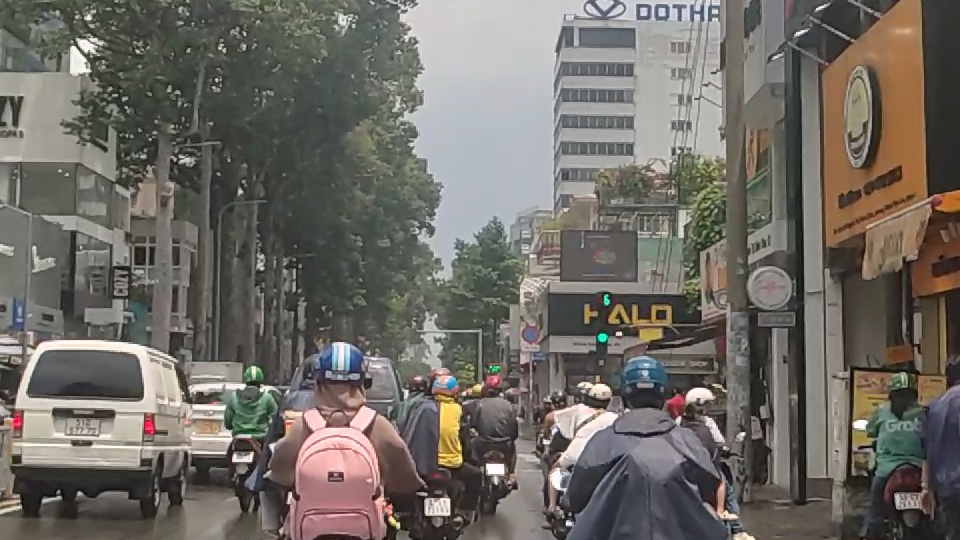
#> input picture data/raw/archive/images/0007.jpg, 960 x 540 px
$ python -i data_preprocessing.py   (imports and definitions only)   (older library calls are emulated)
#> lines starting #> are read from the running program, lines starting #| are printed output that depends on the picture
#> further down, picture is the input picture: shape (540, 960, 3); mean B, G, R 100.8, 107.1, 111.4

"""
Advanced Data Preprocessing Pipeline for Traffic Sign Detection
Features: Blur detection, Image enhancement, Data augmentation, YOLO format processing
"""

import os
import cv2
import numpy as np
import yaml
from pathlib import Path
from sklearn.model_selection import train_test_split
from tqdm import tqdm
import shutil
import logging
import matplotlib.pyplot as plt
import random
import json
from datetime import datetime

# Setup logging
# [1 line not run here, left out]
logger = logging.getLogger(__name__)

class DataPreprocessor:
    def __init__(self, config_path="config/yolo_config.yaml"):
        """Initialize data preprocessor with config"""
        with open(config_path, 'r', encoding='utf-8') as f:
            self.config = yaml.safe_load(f)

        self.raw_data_path = Path("data/raw/archive")
        self.processed_data_path = Path("data/processed")

        # Load class mappings
        self.classes = self.load_class_mappings()

        # Statistics tracking
        self.stats = {
            'total_images': 0,
            'valid_images': 0,
            'blurry_images': 0,
            'missing_labels': 0,
            'class_distribution': {},
            'augmented_images': 0
        }

    def load_class_mappings(self):
        """Load class mappings from files"""
        classes = {}

        # Load basic class names
        classes_file = self.raw_data_path / "classes.txt"
        if classes_file.exists():
            with open(classes_file, 'r', encoding='utf-8') as f:
                class_names = [line.strip() for line in f.readlines() if line.strip()]
                classes = {i: name for i, name in enumerate(class_names)}

        # Load English names
        classes_en_file = self.raw_data_path / "classes_en.txt"
        if classes_en_file.exists():
            with open(classes_en_file, 'r', encoding='utf-8') as f:
                en_names = [line.strip() for line in f.readlines() if line.strip()]
                for i, name in enumerate(en_names):
                    if i in classes:
                        classes[i] = {'id': classes[i], 'en': name}

        # Load Vietnamese names
        classes_vie_file = self.raw_data_path / "classes_vie.txt"
        if classes_vie_file.exists():
            with open(classes_vie_file, 'r', encoding='utf-8') as f:
                vie_names = [line.strip() for line in f.readlines() if line.strip()]
                for i, name in enumerate(vie_names):
                    if i in classes and isinstance(classes[i], dict):
                        classes[i]['vi'] = name
                    elif i in classes:
                        classes[i] = {'id': classes[i], 'vi': name}

        logger.info(f"Loaded {len(classes)} classes")
        return classes

    # [24 lines left out: function detect_blur, not called in this run]

    def enhance_image(self, image):
        """
        Enhance image quality using CLAHE and denoising
        """
        try:
            if len(image.shape) == 3:
                # Convert to LAB color space
                lab = cv2.cvtColor(image, cv2.COLOR_BGR2LAB)
#> lab: shape (540, 960, 3); mean of channels 0, 1, 2 114.3, 128.7, 132.3
                l, a, b = cv2.split(lab)
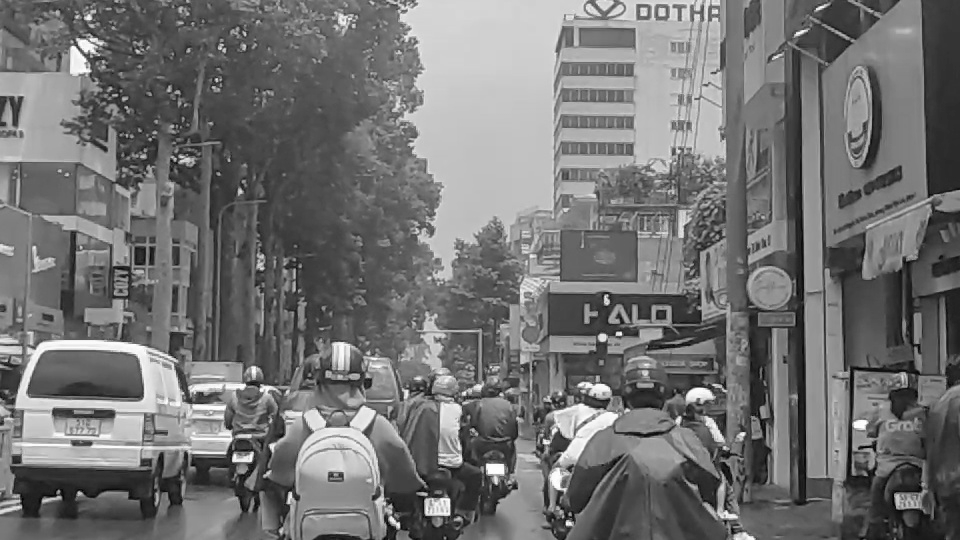
#> l: shape (540, 960); min 0, max 255, mean 114.3
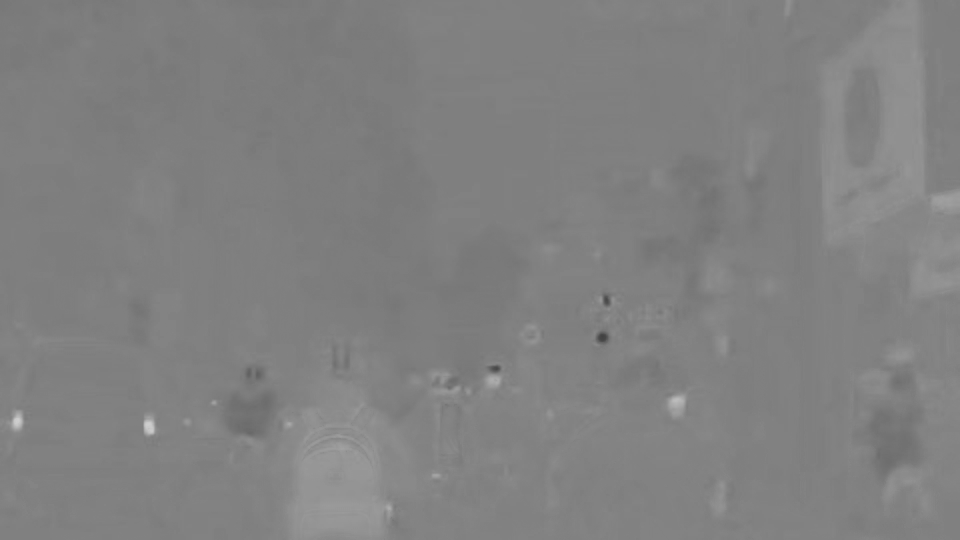
#> a: shape (540, 960); min 65, max 206, mean 128.7

                # Apply CLAHE to L channel
                clahe = cv2.createCLAHE(clipLimit=3.0, tileGridSize=(8,8))
                l = clahe.apply(l)
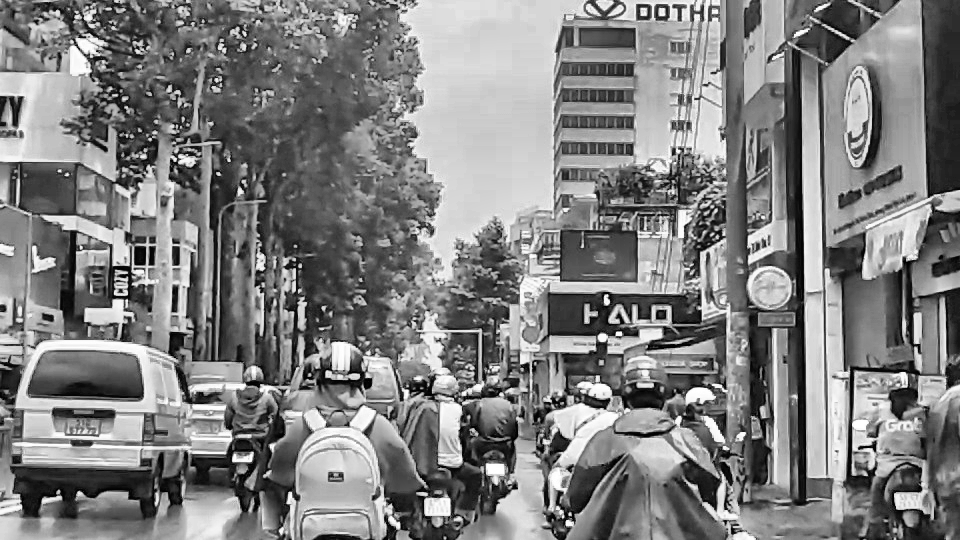
#> l: shape (540, 960); min 0, max 255, mean 128.1

                # Merge and convert back
                enhanced = cv2.merge([l, a, b])
#> enhanced: shape (540, 960, 3); mean of channels 0, 1, 2 128.1, 128.7, 132.3
                enhanced = cv2.cvtColor(enhanced, cv2.COLOR_LAB2BGR)
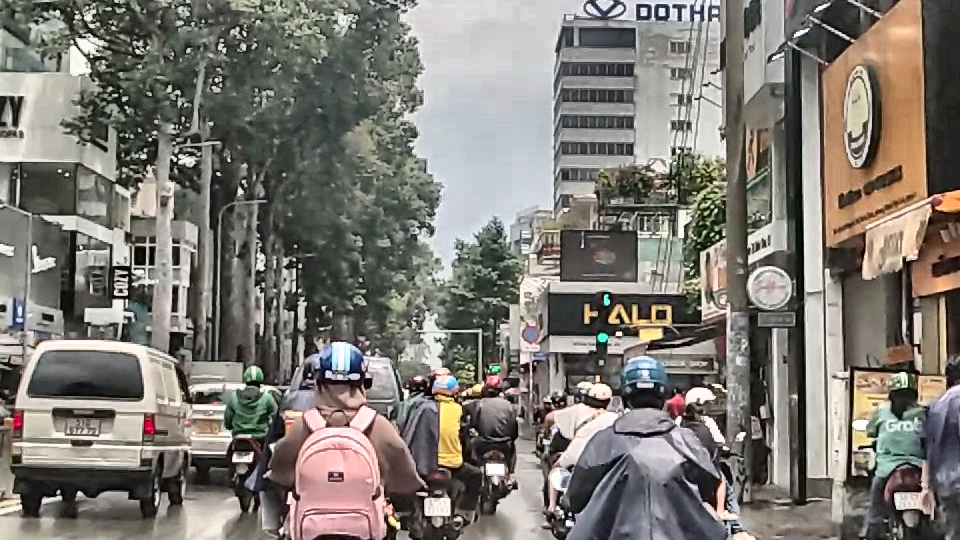
#> enhanced: shape (540, 960, 3); mean B, G, R 115.4, 122, 126.3
            else:
                # Grayscale image
                clahe = cv2.createCLAHE(clipLimit=3.0, tileGridSize=(8,8))
                enhanced = clahe.apply(image)

            # Denoise
            enhanced = cv2.fastNlMeansDenoisingColored(enhanced)

            return enhanced
        except Exception as e:
            logger.warning(f"Image enhancement failed: {e}")
            return image

    # [480 lines left out: functions load_yolo_annotations, save_yolo_annotations, augment_image, validate_sample, split_dataset, process_split and 5 more, not called in this run]

# [2 lines not run here, left out]

>>> import cv2
>>> picture = cv2.imread('../data/raw/archive/images/0007.jpg')
>>> result = DataPreprocessor().enhance_image(picture)

$ run again, on data/raw/archive/images/0075.jpg
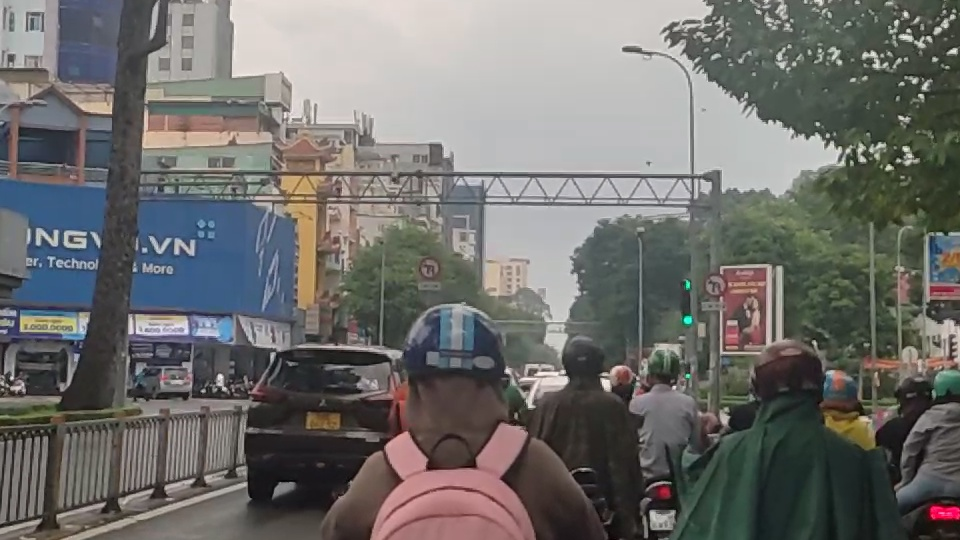
#> input picture data/raw/archive/images/0075.jpg, 960 x 540 px
#> picture is the input picture: shape (540, 960, 3); mean B, G, R 107.8, 110.2, 110.9
#> lab: shape (540, 960, 3); mean of channels 0, 1, 2 116.7, 128.1, 129.7
#> in enhance_image, `l, a, b = cv2.split(lab)`:
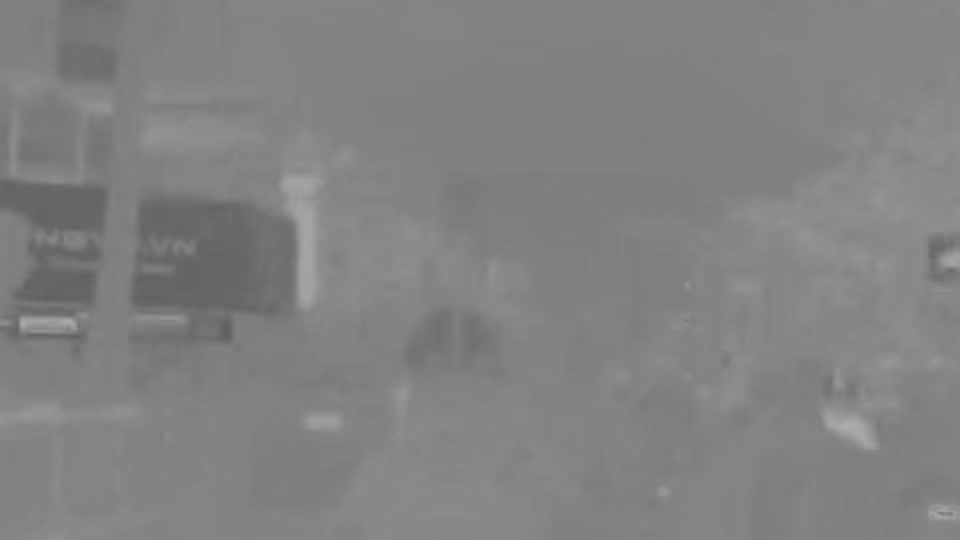
#> b: shape (540, 960); min 95, max 173, mean 129.7
#> in enhance_image, `enhanced = cv2.cvtColor(enhanced, cv2.COLOR_LAB2BGR)`:
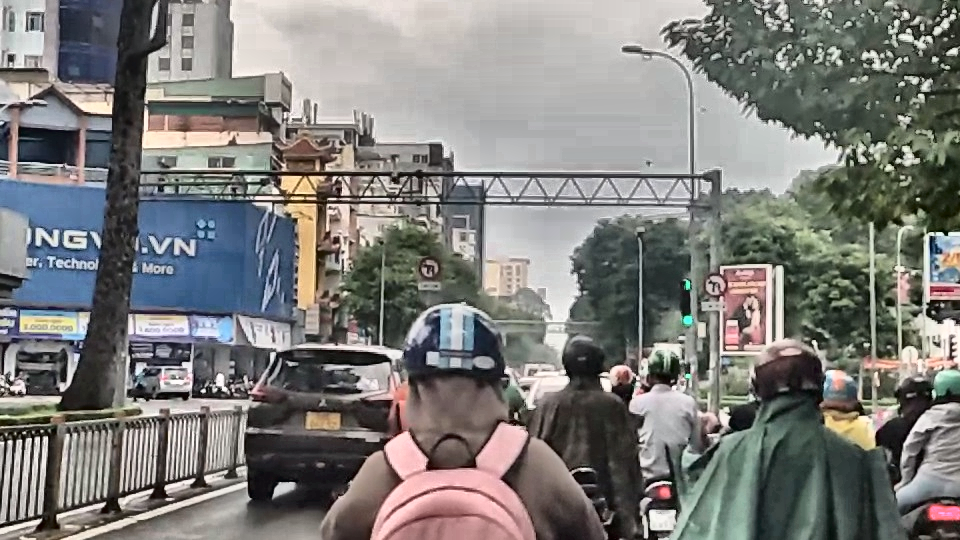
#> enhanced: shape (540, 960, 3); mean B, G, R 122.4, 125, 125.7

$ run again, on data/raw/archive/images/0151.jpg
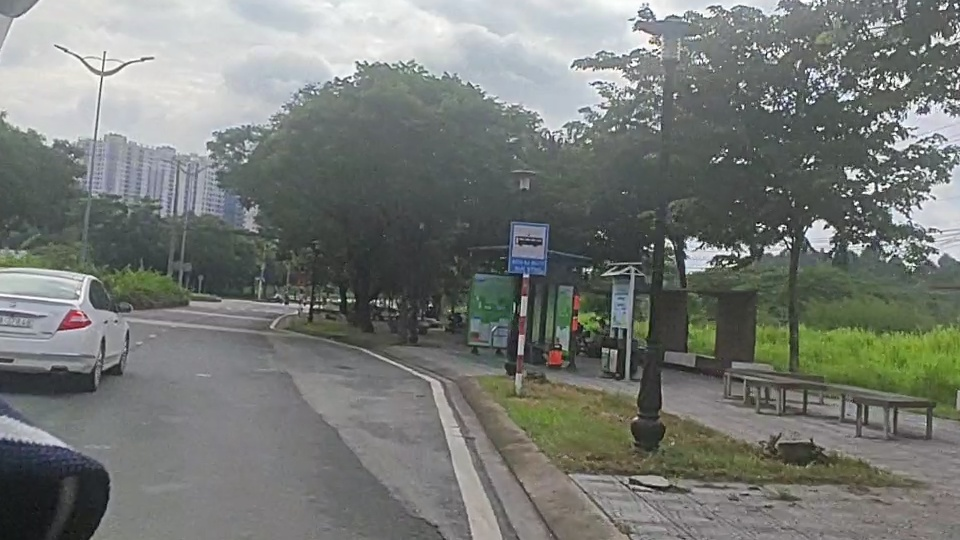
#> input picture data/raw/archive/images/0151.jpg, 960 x 540 px
#> picture is the input picture: shape (540, 960, 3); mean B, G, R 117.5, 121.7, 117.9
#> lab: shape (540, 960, 3); mean of channels 0, 1, 2 127.6, 125.8, 129.9
#> in enhance_image, `l, a, b = cv2.split(lab)`:
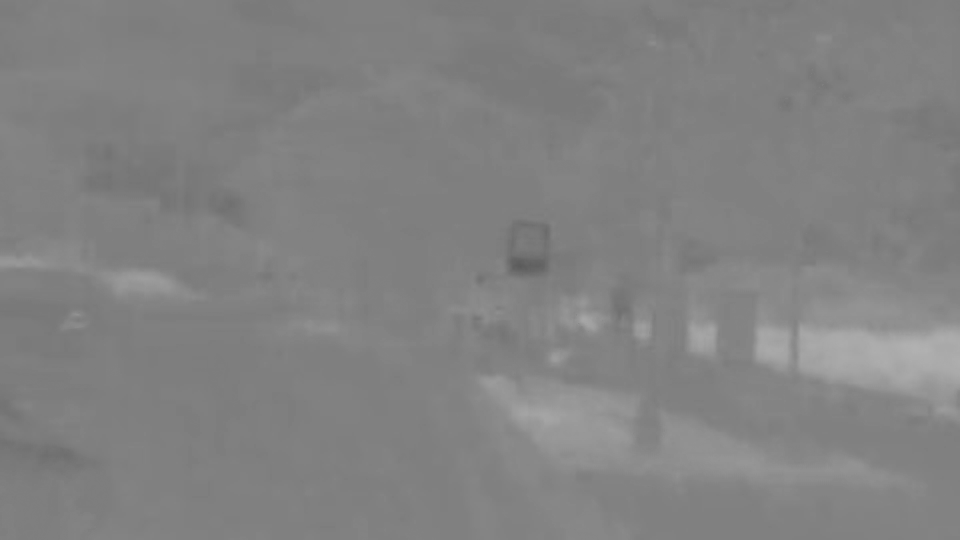
#> b: shape (540, 960); min 90, max 177, mean 129.9
#> in enhance_image, `enhanced = cv2.cvtColor(enhanced, cv2.COLOR_LAB2BGR)`:
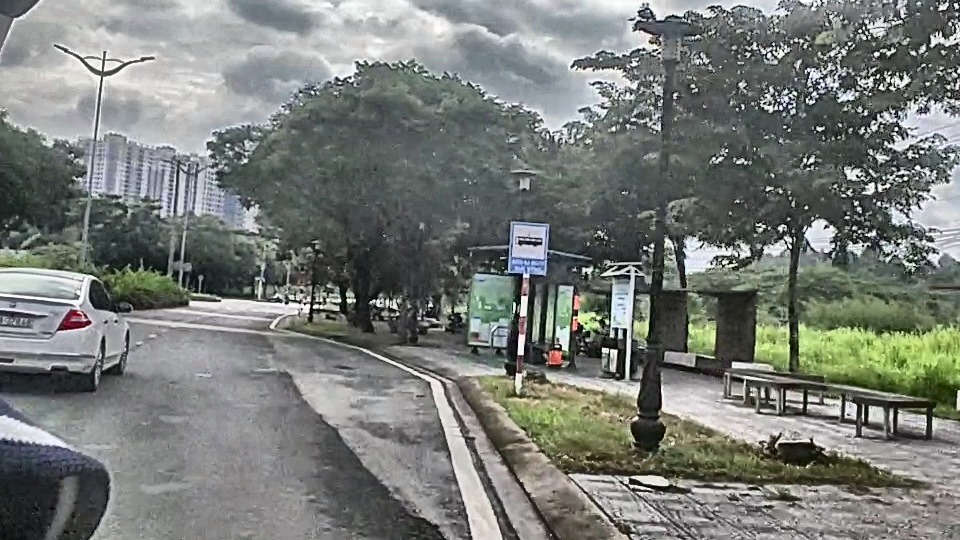
#> enhanced: shape (540, 960, 3); mean B, G, R 119.9, 124.2, 120.3
